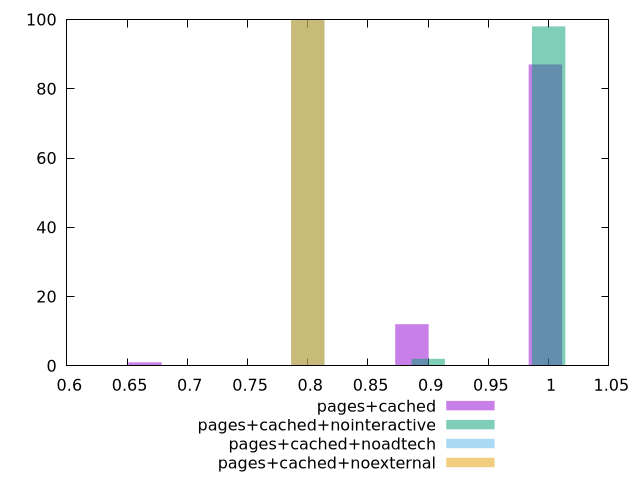

Generate this figure with gnuplot:
$_pagesCached <<EOF
0.6648779375353567 1
0.886503916713809 12
0.9973169063030352 87
EOF
$_pagesCachedNointeractive <<EOF
1 98
0.9 2
EOF
$_pagesCachedNoadtech <<EOF
0.8 100
EOF
$_pagesCachedNoexternal <<EOF
0.8 100
EOF
set key outside below
set terminal pngcairo
set output "report_00004_2020-11-02T20-21-41.718Z/unused-css-rules/unused-css-rules_pages+cached_pages+cached+nointeractive_pages+cached+noadtech_pages+cached+noexternal+hist.png"
set boxwidth 0.02770324739730653
set style fill transparent solid 0.5 noborder
set yrange [0:100]
plot $_pagesCached title "pages+cached" with boxes ,$_pagesCachedNointeractive title "pages+cached+nointeractive" with boxes ,$_pagesCachedNoadtech title "pages+cached+noadtech" with boxes ,$_pagesCachedNoexternal title "pages+cached+noexternal" with boxes ,
